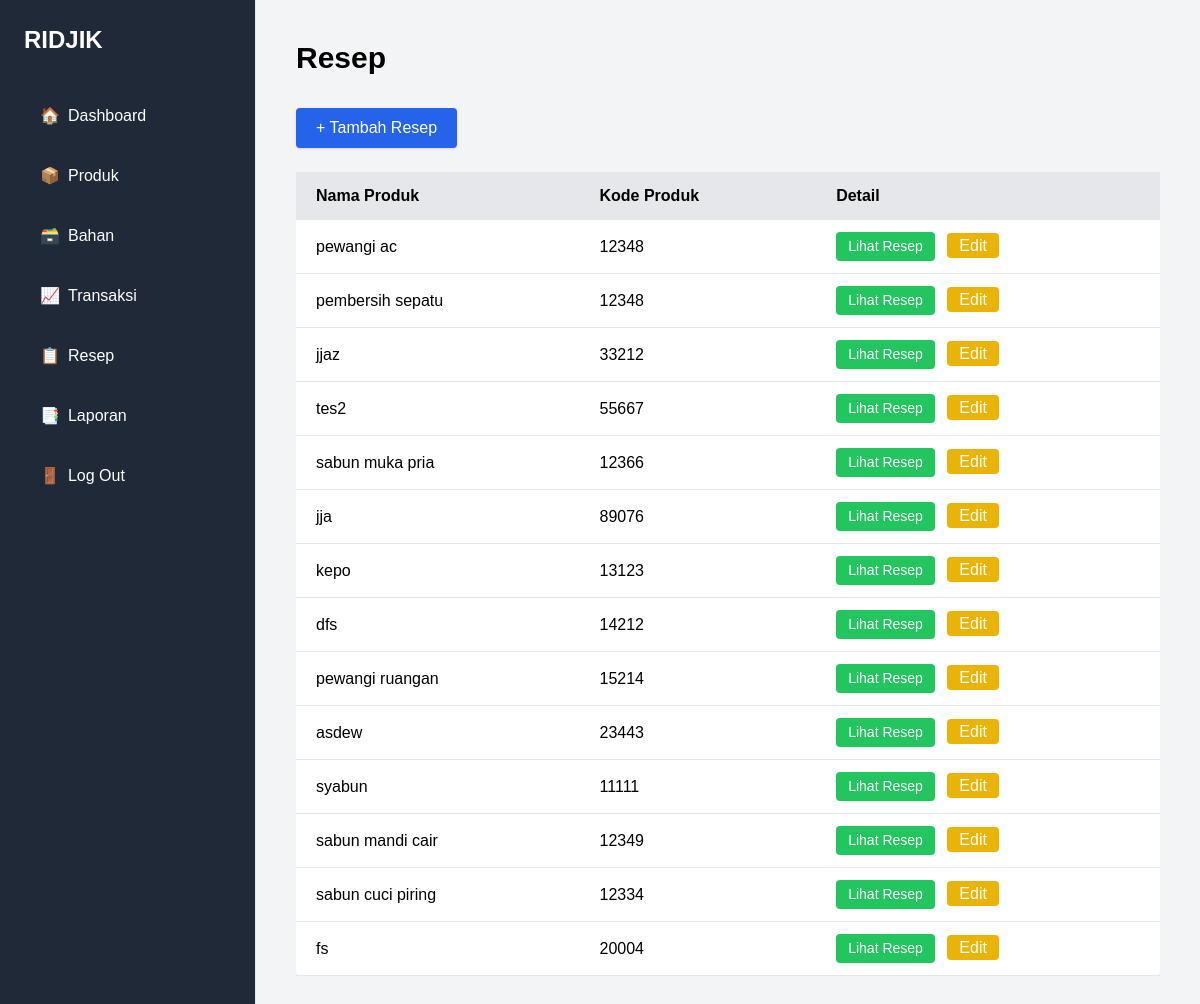
The app's page /resep.php with its own data.
### tables this page shows
CREATE TABLE `resep` (
  `id_resep` int(11) NOT NULL,
  `id_produk` int(11) NOT NULL,
  `bahan` text NOT NULL,
  `cara` text NOT NULL,
  `created_at` timestamp NOT NULL DEFAULT current_timestamp(),
  `updated_at` timestamp NOT NULL DEFAULT current_timestamp() ON UPDATE current_timestamp()
);

CREATE TABLE `produk` (
  `id_produk` int(11) NOT NULL,
  `id_resep` int(11) NOT NULL,
  `kode_produk` int(5) NOT NULL,
  `nama_produk` varchar(50) NOT NULL,
  `stok_produk` int(11) NOT NULL,
  `harga` bigint(20) NOT NULL
);

### resep.php (the view, shortened to what this page needs)
<?php
include 'koneksi.php';
$produk = [];
$query = mysqli_query($conn, "
    SELECT
        resep.id_resep,
        resep.id_produk,
        produk.nama_produk,
        produk.kode_produk,
        resep.bahan,
        resep.cara
    FROM resep
    JOIN produk ON resep.id_produk = produk.id_produk
");
while ($row = mysqli_fetch_assoc($query)) {
    $produk[] = [
        'id_resep' => $row['id_resep'],
        'id_produk' => $row['id_produk'],
        'nama_produk' => $row['nama_produk'],
        'kode_produk' => $row['kode_produk'],
        'resep' => [
            'bahan' => explode("\n", $row['bahan']),
            'cara' => $row['cara']
        ]
    ];
}
?>
<!DOCTYPE html>
<html lang="id">
<head>
    <script src="https://cdn.tailwindcss.com"></script>
    <link href="style.css" rel="stylesheet">
    <link rel="stylesheet" href="https://cdn.jsdelivr.net/npm/sweetalert2@11/dist/sweetalert2.min.css">
</head>
<body class="bg-gray-100 flex">
    <aside class="sidebar bg-gray-800 text-white p-6 w-64 min-h-screen overflow-hidden">
        <h1 class="text-2xl font-bold mb-10">RIDJIK</h1>
        <nav class="flex flex-col space-y-5">
            <a href="dashboard.php" class="nav-link">
                <span>🏠</span>
                <span>Dashboard</span>
            </a>
            <a href="produk.php" class="nav-link"><span>📦</span> <span>Produk</span></a>
            <a href="bahan.php" class="nav-link">
                <span>🗃️</span>
                <span>Bahan</span>
            </a>
            <a href="transaksi.php" class="nav-link">
                <span>📈</span>
                <span>Transaksi</span>
            </a>
            <a href="resep.php" class="nav-link">
                <span>📋</span>
                <span>Resep</span>
            </a>
            <a href="#" class="nav-link">
                <span>📑</span>
                <span>Laporan</span>
            </a>
            <a href="login.php" class="nav-link">
                <span>🚪</span>
                <span>Log Out</span>
            </a>
        </nav>
    </aside>
    <main class="main-content p-10 w-full">
        <h2 class="text-3xl font-bold mb-8">Resep</h2>
        <button id="btnTambah" class="mb-6 bg-blue-600 hover:bg-blue-700 text-white px-5 py-2 rounded shadow">
            + Tambah Resep
        </button>
        <div class="overflow-x-auto">
            <table class="min-w-full bg-white rounded shadow">
                <thead class="bg-gray-200">
                    <tr>
                        <th class="py-3 px-5 text-left">Nama Produk</th>
                        <th class="py-3 px-5 text-left">Kode Produk</th>
                        <th class="py-3 px-5 text-left">Detail</th>
                    </tr>
                </thead>
                <tbody>
                    <?php foreach($produk as $idx => $p): ?>
                        <tr class="border-b hover:bg-gray-50">
                            <td class="py-3 px-5"><?= htmlspecialchars($p['nama_produk']) ?></td>
                            <td class="py-3 px-5"><?= htmlspecialchars($p['kode_produk']) ?></td>
                            <td class="py-3 px-5">
                                <button
                                    class="btn-detail bg-green-500 hover:bg-green-600 text-white px-3 py-1 rounded"
                                    data-index="<?= $idx ?>"
                                >
                                    Lihat Resep
                                </button>
                                <a
                                    href="edit_resep.php?id=<?= $p['id_resep'] ?>"
                                    class="ml-2 bg-yellow-500 hover:bg-yellow-600 text-white px-3 py-1 rounded"
                                >
                                    Edit
                                </a>
                            </td>
                        </tr>
                    <?php endforeach; ?>
                </tbody>
            </table>
        </div>
    </main>
</body>
</html>

### style.css (style rules this page uses)
* { margin: 0; padding: 0; box-sizing: border-box; }
html, body { height: 100%; font-family: Arial, sans-serif; }
.sidebar { position: fixed; top: 0; left: 0; width: 16rem; height: 100vh; background-color: #374151; padding: 1.25rem; color: white; overflow-y: auto; z-index: 10; border-right: 1px solid #e5e7eb; }
.nav-link { display: flex; align-items: center; gap: 0.5rem; color: white; padding: 0.5rem 1rem; border-radius: 0.5rem; transition: all 0.3s ease; text-decoration: none; }
.main-content { margin-left: 16rem; height: 100vh; flex: 1; overflow-y: auto; padding: 2.5rem; }
.btn-detail { background-color: #2560b8; color: white; padding: 0.25rem 0.75rem; font-size: 0.875rem; border-radius: 0.375rem; transition: background-color 0.3s ease; text-decoration: none; display: inline-block; }

### records on screen
resep: id_produk.nama_produk "pewangi ac", id_produk.kode_produk "12348"
resep: id_produk.nama_produk "pembersih sepatu", id_produk.kode_produk "12348"
resep: id_produk.nama_produk "jjaz", id_produk.kode_produk "33212"
resep: id_produk.nama_produk "tes2", id_produk.kode_produk "55667"
resep: id_produk.nama_produk "sabun muka pria", id_produk.kode_produk "12366"
resep: id_produk.nama_produk "jja", id_produk.kode_produk "89076"
resep: id_produk.nama_produk "kepo", id_produk.kode_produk "13123"
resep: id_produk.nama_produk "dfs", id_produk.kode_produk "14212"
resep: id_produk.nama_produk "pewangi ruangan", id_produk.kode_produk "15214"
resep: id_produk.nama_produk "asdew", id_produk.kode_produk "23443"
resep: id_produk.nama_produk "syabun", id_produk.kode_produk "11111"
resep: id_produk.nama_produk "sabun mandi cair", id_produk.kode_produk "12349"
resep: id_produk.nama_produk "sabun cuci piring", id_produk.kode_produk "12334"
resep: id_produk.nama_produk "fs", id_produk.kode_produk "20004"
